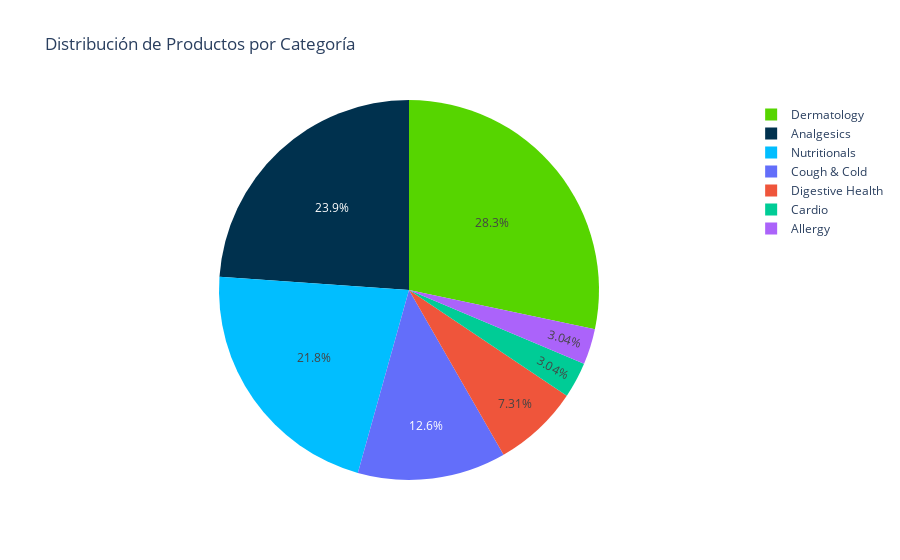

Here is the notebook cell this chart was saved with:
### Code cell
# Agrupa los datos por categoría y cuenta la cantidad de productos en cada una
category_counts = countries_5['Category'].value_counts().reset_index()
category_counts.columns = ['Category', 'Count']  # Cambio el nombre del index

# Crea un gráfico de pastel
fig = px.pie(category_counts, names='Category', values='Count', title='Distribución de Productos por Categoría')

# Define los colores personalizados
colors = ['#56D500', '#00314E', '#01BEFF']
fig.update_traces(marker=dict(colors=colors))

# Muestra el gráfico
fig.show()

### Figure 1 — Plotly figure (JSON) as saved in the notebook; plotly's stock layout.template omitted (floating-point values rounded to 4 significant figures)
{"data": [{"domain": {"x": [0, 1], "y": [0, 1]}, "hovertemplate": "Category=%{label}<br>Count=%{value}<extra></extra>", "labels": ["Dermatology", "Analgesics", "Nutritionals", "Cough & Cold", "Digestive Health", "Cardio", "Allergy"], "legendgroup": "", "marker": {"colors": ["#56D500", "#00314E", "#01BEFF"]}, "name": "", "showlegend": true, "type": "pie", "values": [186, 157, 143, 83, 48, 20, 20]}], "layout": {"legend": {"tracegroupgap": 0}, "title": {"text": "Distribución de Productos por Categoría"}}}
